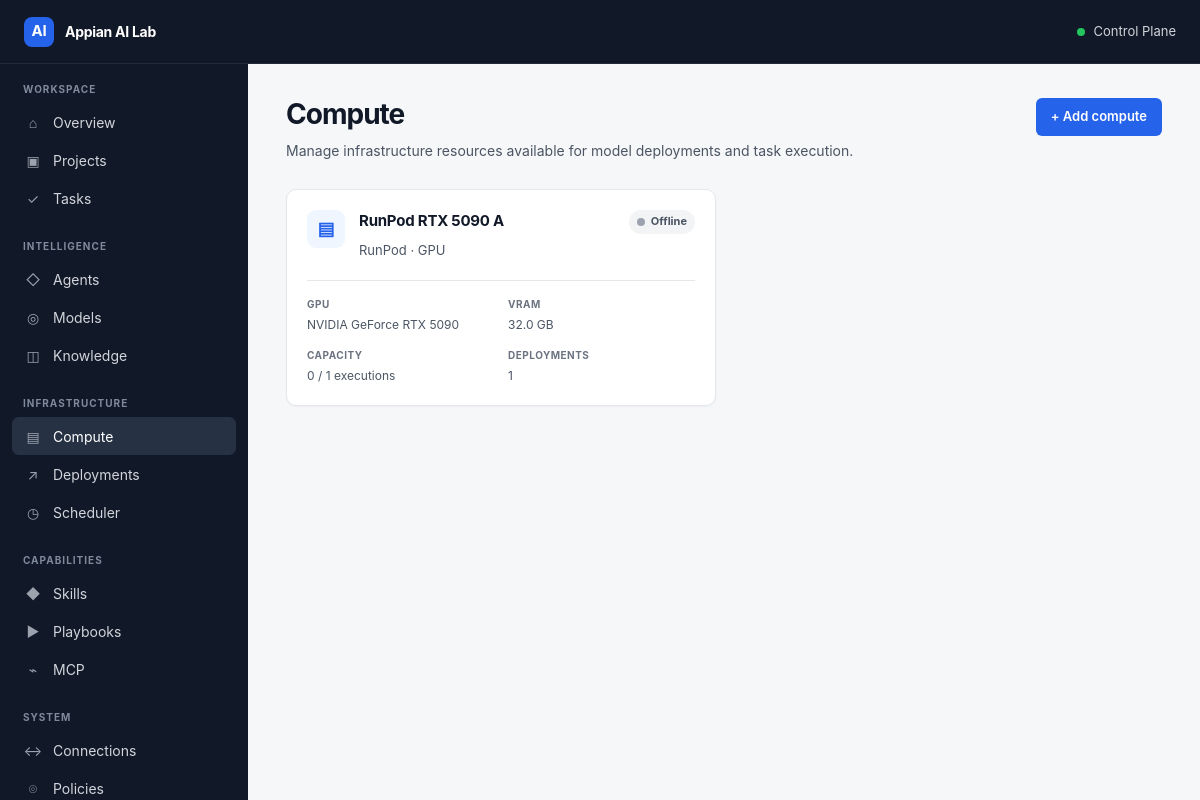
The page /compute on the database its author committed.
### tables this page shows
CREATE TABLE compute_profiles (
            id INTEGER PRIMARY KEY AUTOINCREMENT,
            name TEXT NOT NULL UNIQUE,
            provider TEXT NOT NULL,
            resource_type TEXT,
            gpu_type TEXT,
            gpu_memory_gb REAL,
            status TEXT NOT NULL DEFAULT 'offline',
            max_concurrent_executions INTEGER NOT NULL DEFAULT 1,
            configuration_json TEXT,
            secret_ref TEXT,
            enabled INTEGER NOT NULL DEFAULT 1,
            created_at TEXT NOT NULL DEFAULT CURRENT_TIMESTAMP,
            updated_at TEXT NOT NULL DEFAULT CURRENT_TIMESTAMP
        );

### app.py (the view)
@app.get("/compute", response_class=HTMLResponse)
def compute_page(request: Request):
    conn = get_connection()
    compute_profiles = conn.execute(
        """
        SELECT
            compute_profiles.*,

            COUNT(
                DISTINCT model_deployments.id
            ) AS deployment_count,

            COUNT(
                DISTINCT CASE
                    WHEN executions.status IN (
                        'preparing',
                        'running',
                        'waiting_for_user',
                        'waiting_for_approval',
                        'reviewing',
                        'testing'
                    )
                    THEN executions.id
                END
            ) AS active_executions

        FROM compute_profiles

        LEFT JOIN model_deployments
            ON model_deployments.compute_profile_id =
               compute_profiles.id

        LEFT JOIN executions
            ON executions.compute_profile_id =
               compute_profiles.id

        GROUP BY compute_profiles.id

        ORDER BY compute_profiles.name
        """
    ).fetchall()
    conn.close()
    return templates.TemplateResponse(
        request=request,
        name="compute.html",
        context={
            "compute_profiles": compute_profiles,
            "active_page": "compute",
        },
    )

### templates/compute.html (shortened to what this page needs)
{% extends "base.html" %}
{% block content %}
<div class="page-header">
    <div>
        <h1 class="page-title">Compute</h1>
        <p class="page-description">
            Manage infrastructure resources available for model
            deployments and task execution.
        </p>
    </div>
    <div class="page-actions">
        <a
            class="btn btn-primary"
            href="/compute/new"
        >
            + Add compute
        </a>
    </div>
</div>
{% if compute_profiles %}
<div class="resource-grid">
    {% for compute in compute_profiles %}
    <div class="card resource-card">
        <div class="resource-card-header">
            <div class="resource-icon">
                ▤
            </div>
            <div class="resource-heading">
                <div class="row space-between">
                    <h2 class="resource-title">
                        {{ compute.name }}
                    </h2>
                    {% if compute.status == "online" %}
                    <span class="badge badge-success">
                        <span class="status-dot online"></span>
                        Online
                    </span>
                    {% elif compute.status == "starting" %}
                    <span class="badge badge-warning">
                        <span class="status-dot warning"></span>
                        Starting
                    </span>
                    {% elif compute.status == "error" %}
                    <span class="badge badge-danger">
                        Error
                    </span>
                    {% else %}
                    <span class="badge badge-neutral">
                        <span class="status-dot offline"></span>
                        Offline
                    </span>
                    {% endif %}
                </div>
                <p class="resource-description">
                    {% if compute.provider == "runpod" %}
                        RunPod
                    {% elif compute.provider == "local" %}
                        Local
                    {% else %}
                        {{ compute.provider|title }}
                    {% endif %}
                    {% if compute.resource_type %}
                        ·
                        {% if compute.resource_type == "gpu" %}
                            GPU
                        {% elif compute.resource_type == "cpu" %}
                            CPU
                        {% elif compute.resource_type == "api" %}
                            External API
                        {% else %}
                            {{ compute.resource_type|upper }}
                        {% endif %}
                    {% endif %}
                </p>
            </div>
        </div>
        <div class="resource-meta">
            <div>
                <span class="resource-meta-label">
                    GPU
                </span>
                <span class="resource-meta-value">
                    {{ compute.gpu_type or "—" }}
                </span>
            </div>
            <div>
                <span class="resource-meta-label">
                    VRAM
                </span>
                <span class="resource-meta-value">
                    {% if compute.gpu_memory_gb %}
                        {{ compute.gpu_memory_gb }} GB
                    {% else %}
                        —
                    {% endif %}
                </span>
            </div>
            <div>
                <span class="resource-meta-label">
                    Capacity
                </span>
                <span class="resource-meta-value">
                    {{ compute.active_executions }}
                    /
                    {{ compute.max_concurrent_executions }}
                    executions
                </span>
            </div>
            <div>
                <span class="resource-meta-label">
                    Deployments
                </span>
                <span class="resource-meta-value">
                    {{ compute.deployment_count }}
                </span>
            </div>
        </div>
    </div>
    {% endfor %}
</div>
{% endif %}
{% endblock %}

### static/css/app.css (style rules this page uses)
:root { --bg: #f6f7f9; --surface: #ffffff; --surface-subtle: #f9fafb; --surface-hover: #f3f4f6; --sidebar: #111827; --sidebar-hover: #1f2937; --sidebar-active: #263244; --text: #111827; --text-secondary: #4b5563; --text-muted: #6b7280; --border: #e5e7eb; --border-strong: #d1d5db; --primary: #2563eb; --primary-hover: #1d4ed8; --primary-soft: #eff6ff; --success: #15803d; --success-soft: #f0fdf4; --warning: #a16207; --warning-soft: #fefce8; --danger: #b91c1c; --danger-soft: #fef2f2; --radius-sm: 6px; --radius: 10px; --radius-lg: 14px; --sidebar-width: 248px; --header-height: 64px; --shadow-sm: 0 1px 2px rgba(0, 0, 0, 0.04); }
* { box-sizing: border-box; }
html { -webkit-font-smoothing: antialiased; }
body { margin: 0; background: var(--bg); color: var(--text); font-family: Inter, ui-sans-serif, -apple-system, BlinkMacSystemFont, "Segoe UI", sans-serif; font-size: 14px; line-height: 1.5; }
a { color: inherit; }
.status-dot { width: 8px; height: 8px; border-radius: 999px; display: inline-block; background: var(--text-muted); }
.status-dot.offline { background: #9ca3af; }
.page-header { display: flex; align-items: flex-start; justify-content: space-between; gap: 24px; margin-bottom: 28px; }
.page-title { margin: 0; font-size: 28px; line-height: 1.2; letter-spacing: -.035em; }
.page-description { max-width: 720px; margin: 8px 0 0; color: var(--text-secondary); }
.page-actions { display: flex; gap: 10px; flex-wrap: wrap; }
.card { background: var(--surface); border: 1px solid var(--border); border-radius: var(--radius); box-shadow: var(--shadow-sm); }
.btn { display: inline-flex; align-items: center; justify-content: center; gap: 7px; min-height: 38px; padding: 8px 14px; border: 1px solid transparent; border-radius: var(--radius-sm); font-weight: 600; font-size: 13px; text-decoration: none; cursor: pointer; transition: background .12s ease, border-color .12s ease; }
.btn-primary { background: var(--primary); color: white; }
.badge { display: inline-flex; align-items: center; gap: 6px; min-height: 24px; padding: 3px 8px; border-radius: 999px; font-size: 11px; font-weight: 650; white-space: nowrap; }
.badge-neutral { background: #f3f4f6; color: #4b5563; }
.row { display: flex; align-items: center; gap: 12px; }
.space-between { justify-content: space-between; }
.resource-grid { display: grid; grid-template-columns: repeat(auto-fill, minmax(340px, 1fr)); gap: 16px; }
.resource-card { padding: 20px; transition: border-color .12s ease, transform .12s ease; }
.resource-card-header { display: flex; align-items: flex-start; gap: 14px; }
.resource-icon { width: 38px; height: 38px; display: grid; place-items: center; flex: 0 0 auto; border-radius: 9px; background: var(--primary-soft); color: var(--primary); font-size: 18px; font-weight: 700; }
.resource-heading { min-width: 0; flex: 1; }
.resource-title { margin: 0; font-size: 15px; font-weight: 700; letter-spacing: -.015em; }
.resource-description { margin: 7px 0 0; color: var(--text-secondary); font-size: 13px; }
.resource-meta { display: grid; grid-template-columns: repeat(2, minmax(0, 1fr)); gap: 14px; margin-top: 20px; padding-top: 16px; border-top: 1px solid var(--border); }
.resource-meta-label { display: block; color: var(--text-muted); font-size: 10px; font-weight: 700; letter-spacing: .05em; text-transform: uppercase; }
.resource-meta-value { display: block; margin-top: 4px; color: var(--text-secondary); font-size: 12px; }

### rows shown on the page
compute_profiles: name "RunPod RTX 5090 A", status "Offline", provider "RunPod", resource_type "GPU", gpu_type "NVIDIA GeForce RTX 5090", gpu_memory_gb "32.0", active_executions "0", max_concurrent_executions "1", deployment_count "1"
